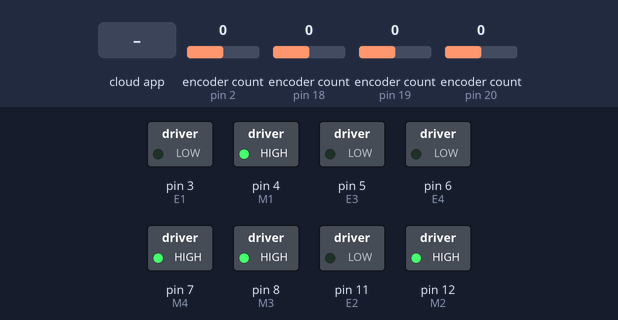
Simulated run of this sketch. Board: Arduino Uno, built with avr-gcc and run on an emulated ATmega328P. Shown: switched loads named in the sketch (green lamp = pin HIGH). Inputs (shaded band) come from the test bench; at power-on: encoder count (sensors on pin 2, pin 18, pin 19, pin 20) 0. The ROS host is connected and sends only what is stated.

Above: at 1.2 s.
1.3 s: the phone or cloud app sets linear.x to -100
At 3.2 s:
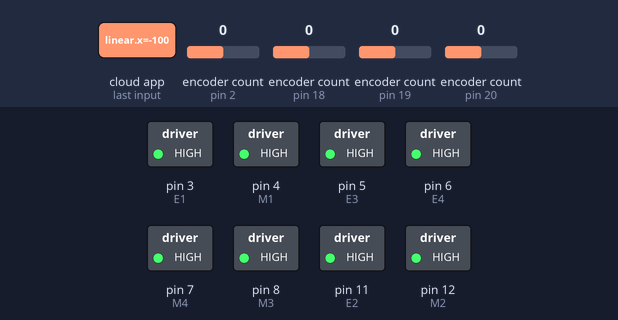
4.3 s: the phone or cloud app sets linear.x to 100
At 6.95 s:
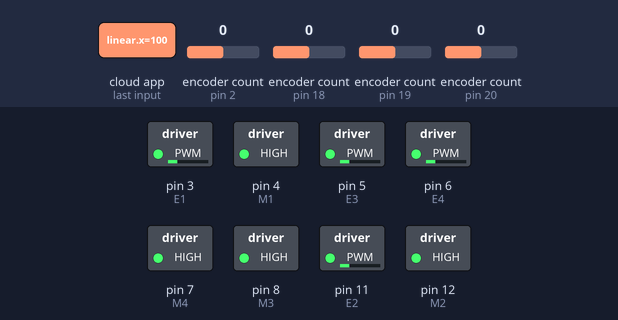
7.3 s: the phone or cloud app sets angular.z to -100
10.3 s: the phone or cloud app sets linear.x to -100
At 13.1 s:
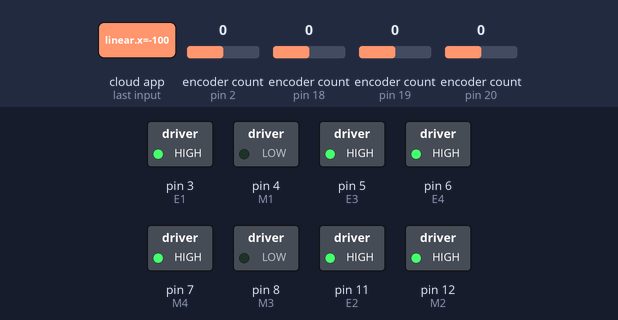
13.3 s: the phone or cloud app sets angular.z to 0
At 15.02 s:
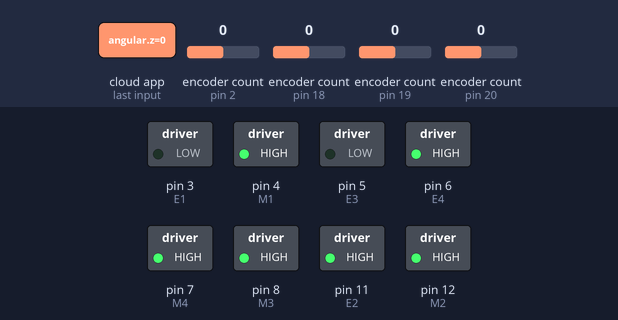
Timing chart, 0 to 17.3 s (numbered marks = the images above; inputs shaded):
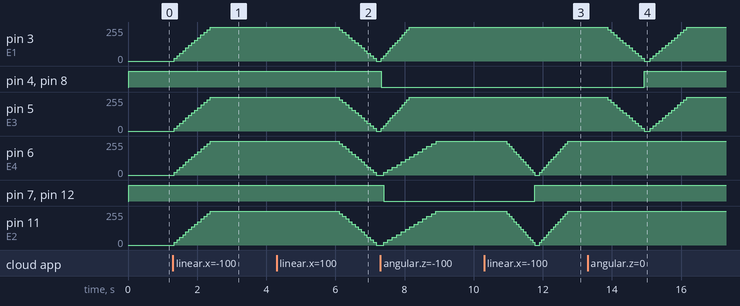

Measured:
- after the input at 1.3 s, pin 3 (E1), pin 5 (E3), pin 6 (E4), pin 11 (E2): moves from 0/255 to 255/255 over 1.0 s, starting at once
- after the input at 4.3 s, pin 3 (E1), pin 5 (E3), pin 6 (E4), pin 11 (E2): moves from 255/255 to 0/255 over 1.1 s, starting after 1.8 s
- after the input at 10.3 s, pin 7 (M4), pin 12 (M2): LOW → HIGH after 1.5 s
- after the input at 13.3 s, pin 4 (M1), pin 8 (M3): LOW → HIGH after 1.6 s instead of 2.4 s

The sketch:

master_UGV.ino
```cpp
#include "ros.h"
#include "geometry_msgs/Twist.h"

#include <Encoder.h>
Encoder myEnc(2, 9); //0
Encoder myEnc2(20, 21); //0 1
Encoder myEnc3(18, 13); //0 1
Encoder myEnc4(19, 10); //0 1

const int E1 = 3; ///<Motor1 Speed
const int E2 = 11;///<Motor2 Speed
const int E3 = 5; ///<Motor3 Speed
const int E4 = 6; ///<Motor4 Speed

const int M1 = 4; ///<Motor1 Direction
const int M2 = 12;///<Motor2 Direction
const int M3 = 8; ///<Motor3 Direction
const int M4 = 7; ///<Motor4 Direction

float diffPosition1 = 0;
float Position1 = 0;
long diffPosition2 = 0;
long Position2 = 0;
long diffPosition3 = 0;
long Position3 = 0;
long diffPosition4 = 0;
long Position4 = 0;
float time1 = 0;
float time2 = 0;
float time3 = 0;
float time4 = 0;
long time5 = 0;
long time6 = 0;
long time7 = 0;
long time8 = 0;

float kp = 0.08; //0.08
float ki = 0.02;
float offset1 = 0;
float totaloffset1 = 0;
long offset2 = 0;
long totaloffset2 = 0;
long offset3 = 0;
long totaloffset3 = 0;
long offset4 = 0;
long totaloffset4 = 0;
float countps1 = 0;
int PWM1 = 0;
//float countpsM1 = 0;
float directionM1=0;
float countpsM2 = 0;
long PWM2 = 0;
//float countpsM2 = 0;
float directionM2=0;
//float countps3 = 0;
long PWM3 = 0;
float countpsM3 = 0;
float directionM3=0;
float countps4 = 0;
long PWM4 = 0;
//float countpsM4 = 0;
float directionM4=0;
float countpsM4 = 0;
float desiredM4 = 0;
float countpsM1 = 0;
float desiredM1 = 0;
//float countpsM3 = 0;
float desiredM3 = 0;
float interval=0;
float a=0.15;
float b=0.15;
float r=0.1;
float xvel=0;
float yvel=0;
float rot=0;
float temp=0;


ros::NodeHandle nh;

void velCallback(  const geometry_msgs::Twist& vel)
{
     xvel = vel.linear.x; // I CAN USE VEL AS I WANT
     yvel = vel.linear.y;
     rot = vel.angular.z;
}

ros::Subscriber<geometry_msgs::Twist> sub("cmd_vel" , velCallback);

void M1_advance(float xvel,float yvel,float rot)
{

  desiredM1=(1/r)*(xvel-yvel-(a+b)*rot);
  Position1 = myEnc.read();
  time4 = millis();
  time3 = time4 - time3;

  diffPosition1 = Position1 - diffPosition1;
  countpsM1 = diffPosition1 / (float(time3) / 1000.0f);

  offset1 = desiredM1-countpsM1*2.0*3.142/3078.0;

  totaloffset1 =totaloffset1 + offset1;

  PWM1 = (offset1 * kp) + (totaloffset1 * ki);

  if(PWM1>0)
  {
    directionM1=0;
  }
  else
  {
    directionM1=1;
    PWM1=PWM1*-1;
  }
  PWM1=map(PWM1,0,13.064,0,255);

  if (PWM1 > 255)
  {
    PWM1 = 255;
  }

//  Serial.println(PWM1);
  diffPosition1 = Position1;
  time3 = time4;

  digitalWrite(M1, directionM1);
//digitalWrite(M1, 0);
  analogWrite(E1, PWM1);
}

void M2_advance(float xvel,float yvel,float rot)
{
  float countpsM2 = 0;
  float desiredM2 = 0;
  desiredM2=(1/r)*(xvel+yvel+(a+b)*rot);
  Position2 = myEnc2.read();
  time2 = millis();
  time1 = time2 - time1;

  diffPosition2 = Position2 - diffPosition2;
  countpsM2 = diffPosition2 / (float(time1) / 1000);

  offset2 = desiredM2 - (countpsM2*2*3.142/3078);
  totaloffset2 += offset2;
  PWM2 = (offset2 * kp) + (totaloffset2 * ki);

  if(PWM2>0)
  {
    directionM2=0;
  }
  else
  {
    directionM2=1;
    PWM2=PWM2*-1;
  }
  PWM2=map(PWM2,0,13.064,0,255);
  if (PWM2 > 255)
  {
    PWM2 = 255;
  }

//  Serial.print("Error = ");
//  Serial.print(offset2);
//  Serial.print(" Control = ");
//  Serial.println(PWM2);


  diffPosition2 = Position2;
  time1 = time2;
  digitalWrite(M2, directionM2);
//digitalWrite(M2, 0);
  analogWrite(E2, PWM2);
}

void M3_advance(float xvel,float yvel,float rot)
{

  desiredM3=(1/r)*(xvel+yvel-(a+b)*rot);
  Position3 = myEnc3.read();
  time6 = millis();
  time5 = time6 - time5;

  diffPosition3 = Position3 - diffPosition3;
  countpsM3 = diffPosition3 / (float(time5) / 1000);

  offset3 = desiredM3 - (countpsM3*2.0*3.142/3078);
  totaloffset3 += offset3;
  PWM3 = (offset3 * kp) + (totaloffset3 * ki);


  if(PWM3>0)
  {
    directionM3=0;
  }
  else
  {
    directionM3=1;
    PWM3=PWM3*-1;
  }
  PWM3=map(PWM3,0,13.064,0,255);
  if (PWM3 > 255)
  {
    PWM3 = 255;
  }
  diffPosition3 = Position3;
  time5 = time6;
  //Serial.println(countpsM3);
  digitalWrite(M3, directionM3);
//digitalWrite(M3, 0);
  analogWrite(E3, PWM3);
}

void M4_advance(float xvel,float yvel,float rot)
{

  desiredM4=(1/r)*(xvel-yvel+(a+b)*rot);
  Position4 = myEnc4.read();
  time8 = millis();
  time7 = time8 - time7;

  diffPosition4 = Position4 - diffPosition4;
  countpsM4 = diffPosition4 / (float(time7) / 1000);

  offset4 = desiredM4 - (countpsM4*2*3.142/3078);
  totaloffset4 += offset4;
  PWM4 = (offset4 * kp) + (totaloffset4 * ki);


  if(PWM4>0)
  {
    directionM4=0;
  }
  else
  {
    directionM4=1;
    PWM4=PWM4*-1;
  }
  PWM4=map(PWM4,0,13.064,0,255);
  if (PWM4 > 255)
  {
    PWM4 = 255;
  }
  //Serial.println(countsps1);
  diffPosition4 = Position4;
  time7 = time8;
  //Serial.println(countpsM4);
  digitalWrite(M4, directionM4);
//digitalWrite(M4, 0);
  analogWrite(E4, PWM4);
}

void setup ()
{

  myEnc.write(0);
  myEnc2.write(0);
  myEnc3.write(0);
  myEnc4.write(0);
  //Serial.begin (115200);
  pinMode(E1,OUTPUT);
  pinMode(E2,OUTPUT);
  pinMode(E3,OUTPUT);
  pinMode(E4,OUTPUT);
  pinMode(M1,OUTPUT);
  pinMode(M2,OUTPUT);
  pinMode(M3,OUTPUT);
  pinMode(M4,OUTPUT);
  pinMode(2,INPUT);
  pinMode(9,INPUT);
//  Serial.begin(9600);
  nh.initNode();
  nh.subscribe(sub);

}  // end of setup

void loop ()
{
  nh.spinOnce();
  delay(15);
  M1_advance(xvel,yvel,rot);
  M2_advance(xvel,yvel,rot);
  M3_advance(xvel,yvel,rot);
  M4_advance(xvel,yvel,rot);

}  // end of loop
```
